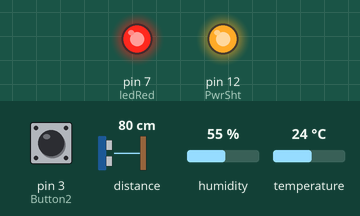
Recording of a sketch running on a simulated Arduino Leonardo, built with avr-gcc and run on an emulated ATmega32U4. Parts: output pins drawn as LEDs (lit = HIGH). The test bench sets the inputs (shaded band); at power-on: pin 3 (Button2) HIGH, distance to the obstacle 80 cm, humidity 55 %, temperature 24 °C. What the sketch prints to the serial monitor is not drawn.

Above: at 0.2 s.
Timing chart, 0 to 1.7 s (numbered marks = the images above):
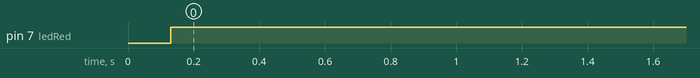

The sketch:

Keskeytysrutiini_l_mp_tilamittaus_et_isyys_punainen_led.ino
```cpp
// Veera Tommila. veera.tommila@gmail.com
// Harjoitus 3. Keskeytysrutiini napin painalluksella.
#include "Adafruit_SHTC3.h"
#include "Adafruit_VL53L0X.h"

const int PwrSht = 12;
Adafruit_SHTC3 shtc3 = Adafruit_SHTC3();  //Oliomuuttuja  SHT:lle, jolla viitataan anturiin.
Adafruit_VL53L0X lox = Adafruit_VL53L0X();  //Lox on anturiin viittava olio.

int ledRed = 7; // LED connected to digital pin 7
int Button2 = 3;    // pushbutton connected to digital pin 3
volatile byte state_Button2 = LOW;  //Pitäisi olla napin tilatietomuuttuja, joka on käynnistyksessä 0.
volatile byte state_red = LOW;  //Punaisen LED-lampun tilatietomuuttuja, joka on käynnistyksessä 0.

void setup() {
  pinMode(PwrSht, OUTPUT);
  pinMode(ledRed, OUTPUT);  // sets the digital pin 7 as output
  digitalWrite(PwrSht, HIGH);
  Serial.begin(115200);

  while (!Serial)
    delay(1);     // will pause Zero, Leonardo, etc until serial console opens

  Serial.println("SHTC3 testaus ja Adafruit VL53L0X testaus.");
  if (! shtc3.begin()) {  // Jos anturia ei löydy, jumitetaan tähän.
    Serial.println("Ei löytynyt SHTC3-anturia.");
    while (1) delay(1);
  }
  if (!lox.begin()) {
    Serial.println(F("Ei voitu käynnistää VL53L0X-anturia"));
    while(1);
  }

  Serial.println("Löydettiin SHTC3-anturi"); // Jos käynnistys onnistuu. Ilmoitetaan anturin löytymisestä.
  pinMode(Button2, INPUT_PULLUP);    // sets the digital pin 3 as input
  attachInterrupt(digitalPinToInterrupt(Button2), keskeytys, FALLING); //Keskeytysmääritys painonapille 2, joka IO-tulona aiheuttaa keskeytyksen. Kutsutaan ohjelmaa keskeytys. Missä kohtaa keskeytys tapahtuu (falling, rising tai change).
  // power
  Serial.println(F("VL53L0X API Continuous Ranging example\n\n"));
// start continuous ranging
  lox.startRangeContinuous();
}

void loop() {
  digitalWrite(ledRed, state_red);
  digitalWrite(Button2, state_Button2);
}

void keskeytys(){
  state_Button2 = !state_Button2;
  sensors_event_t humidity, temp;
  shtc3.getEvent(&humidity, &temp);// populate temp and humidity objects with fresh data. Käydään tällä komennolla lukemassa kosteus ja lämpötila.
  Serial.print("Lämpötila: "); Serial.print(temp.temperature); Serial.println(" °C.");  // Muutetaan lämpötila celcius-asteiksi.
  Serial.print("Suhteellinen kosteus: "); Serial.print(humidity.relative_humidity); Serial.println("%."); // Mitataan suhteellinen kosteus.
  Serial.print("Etäisyys mm: ");Serial.println(lox.readRange());
  if(lox.startRangeContinuous() < 2){
    Serial.println("Olet liian lähellä!");
    state_red = !state_red; //From LOW to HIGH.
  }else
  {
    state_red = state_red;
  }
}
```

Measured:
- by itself, pin 7 (ledRed): LOW → HIGH at 0.13 s
